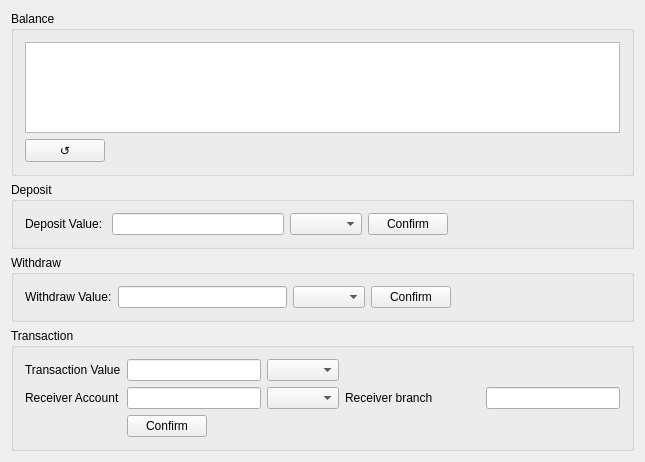
<?xml version="1.0" encoding="UTF-8"?>
<ui version="4.0">
 <class>TxClientView</class>
 <widget class="QMainWindow" name="TxClientView">
  <property name="geometry">
   <rect>
    <x>0</x>
    <y>0</y>
    <width>645</width>
    <height>462</height>
   </rect>
  </property>
  <property name="windowTitle">
   <string>TxClientView</string>
  </property>
  <widget class="QWidget" name="centralWidget">
   <layout class="QGridLayout" name="gridLayout_2">
    <item row="0" column="0">
     <widget class="QGroupBox" name="groupBox">
      <property name="title">
       <string>Balance</string>
      </property>
      <layout class="QGridLayout" name="gridLayout">
       <item row="0" column="0">
        <widget class="QTableWidget" name="tableAccounts"/>
       </item>
       <item row="1" column="0">
        <layout class="QHBoxLayout" name="horizontalLayout_5">
         <item>
          <widget class="QPushButton" name="btnRefresh">
           <property name="text">
            <string>↺</string>
           </property>
          </widget>
         </item>
         <item>
          <spacer name="horizontalSpacer_6">
           <property name="orientation">
            <enum>Qt::Horizontal</enum>
           </property>
           <property name="sizeHint" stdset="0">
            <size>
             <width>40</width>
             <height>20</height>
            </size>
           </property>
          </spacer>
         </item>
        </layout>
       </item>
      </layout>
     </widget>
    </item>
    <item row="1" column="0">
     <widget class="QGroupBox" name="groupBox_2">
      <property name="title">
       <string>Deposit</string>
      </property>
      <layout class="QHBoxLayout" name="horizontalLayout">
       <item>
        <widget class="QLabel" name="labelDeposit">
         <property name="text">
          <string>Deposit Value: </string>
         </property>
        </widget>
       </item>
       <item>
        <widget class="QLineEdit" name="lineDeposit"/>
       </item>
       <item>
        <widget class="QComboBox" name="comboDeposit"/>
       </item>
       <item>
        <widget class="QPushButton" name="btnDeposit">
         <property name="text">
          <string>Confirm</string>
         </property>
        </widget>
       </item>
       <item>
        <spacer name="horizontalSpacer">
         <property name="orientation">
          <enum>Qt::Horizontal</enum>
         </property>
         <property name="sizeHint" stdset="0">
          <size>
           <width>40</width>
           <height>20</height>
          </size>
         </property>
        </spacer>
       </item>
      </layout>
     </widget>
    </item>
    <item row="2" column="0">
     <widget class="QGroupBox" name="groupBox_3">
      <property name="title">
       <string>Withdraw</string>
      </property>
      <layout class="QHBoxLayout" name="horizontalLayout_2">
       <item>
        <widget class="QLabel" name="labelWithdraw">
         <property name="text">
          <string>Withdraw Value:</string>
         </property>
        </widget>
       </item>
       <item>
        <widget class="QLineEdit" name="lineWithdraw"/>
       </item>
       <item>
        <widget class="QComboBox" name="comboWithdraw"/>
       </item>
       <item>
        <widget class="QPushButton" name="btnWithdraw">
         <property name="text">
          <string>Confirm</string>
         </property>
        </widget>
       </item>
       <item>
        <spacer name="horizontalSpacer_2">
         <property name="orientation">
          <enum>Qt::Horizontal</enum>
         </property>
         <property name="sizeHint" stdset="0">
          <size>
           <width>40</width>
           <height>20</height>
          </size>
         </property>
        </spacer>
       </item>
      </layout>
     </widget>
    </item>
    <item row="3" column="0" rowspan="2">
     <widget class="QGroupBox" name="groupBox_4">
      <property name="title">
       <string>Transaction</string>
      </property>
      <layout class="QGridLayout" name="gridLayout_3">
       <item row="2" column="1">
        <layout class="QHBoxLayout" name="horizontalLayout_3">
         <item>
          <widget class="QPushButton" name="btnTransaction">
           <property name="text">
            <string>Confirm</string>
           </property>
          </widget>
         </item>
         <item>
          <spacer name="horizontalSpacer_5">
           <property name="orientation">
            <enum>Qt::Horizontal</enum>
           </property>
           <property name="sizeHint" stdset="0">
            <size>
             <width>40</width>
             <height>20</height>
            </size>
           </property>
          </spacer>
         </item>
        </layout>
       </item>
       <item row="0" column="1">
        <widget class="QLineEdit" name="lineTransaction"/>
       </item>
       <item row="1" column="0">
        <widget class="QLabel" name="labelReceiver">
         <property name="text">
          <string>Receiver Account</string>
         </property>
        </widget>
       </item>
       <item row="0" column="0">
        <widget class="QLabel" name="labelTransaction">
         <property name="text">
          <string>Transaction Value</string>
         </property>
        </widget>
       </item>
       <item row="1" column="1">
        <widget class="QLineEdit" name="lineReceiver"/>
       </item>
       <item row="0" column="2">
        <widget class="QComboBox" name="ComboSender"/>
       </item>
       <item row="1" column="2">
        <widget class="QComboBox" name="comboReceiver"/>
       </item>
       <item row="1" column="4">
        <widget class="QLineEdit" name="lineBranch"/>
       </item>
       <item row="1" column="3">
        <widget class="QLabel" name="lblReceiver">
         <property name="text">
          <string>Receiver branch</string>
         </property>
        </widget>
       </item>
       <item row="0" column="3">
        <spacer name="horizontalSpacer_4">
         <property name="orientation">
          <enum>Qt::Horizontal</enum>
         </property>
         <property name="sizeHint" stdset="0">
          <size>
           <width>40</width>
           <height>20</height>
          </size>
         </property>
        </spacer>
       </item>
       <item row="0" column="4">
        <spacer name="horizontalSpacer_3">
         <property name="orientation">
          <enum>Qt::Horizontal</enum>
         </property>
         <property name="sizeHint" stdset="0">
          <size>
           <width>40</width>
           <height>20</height>
          </size>
         </property>
        </spacer>
       </item>
      </layout>
     </widget>
    </item>
   </layout>
  </widget>
 </widget>
 <layoutdefault spacing="6" margin="11"/>
 <resources/>
 <connections/>
</ui>
